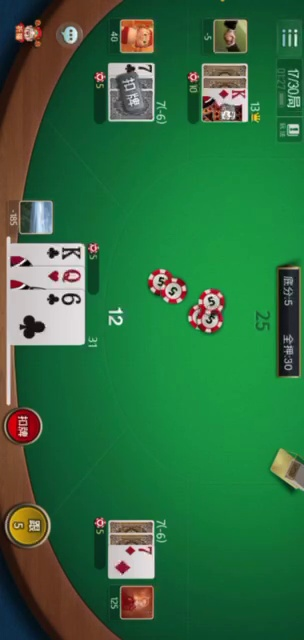
#> input picture std_img.jpg, 304 x 640 px, given in place of origin_new.mp4, which was not available
$ python cards_collector.py
#> lines starting #> are read from the running program, lines starting #| are printed output that depends on the picture; pictures that were not available may be replaced by others from this repository, and a replacement may not be noted
import cv2
import numpy as np
from config import *
import os
import pytesseract

class CardsCollector:
    def __init__(self, video_path="origin.mp4"):
        # Path to your video file
        self.video_path = video_path
        self.monitor_cards_regions = monitor_cards_regions
        self.monitor_stock_regions = monitor_stock_regions
        self.roll_region = roll_region
        self.cards_dict = {}
        self.stock_dict = {}
        self.data_sequence = []

    def template_matching(self, image, template, scale):
        resized_template = cv2.resize(template, (int(template.shape[1] * scale), int(template.shape[0] * scale)))
        match = cv2.matchTemplate(image, resized_template, cv2.TM_CCOEFF_NORMED)
        _, cols = np.where(match >= threshold)
        return cols

    def detect_player_cards(self, frame_region, scale):
        card_match_list = []
        # Load image and template
        for _, file in enumerate(os.listdir(template_dir)):
            template_file = os.path.join(template_dir, file)
            template = cv2.imread(template_file)
            template = cv2.cvtColor(template, cv2.COLOR_BGR2GRAY)
            cols = self.template_matching(frame_region, template, scale)

            for col in cols:
                card_match_list.append([os.path.splitext(file)[0], col])

        card_match_list = sorted(card_match_list, key=lambda x: x[1])
        card_num_list = [t[0] for t in card_match_list]
        print("card_num_list", card_num_list)
        return card_num_list

    def preprocess_image(self, frame_region):
        (h, w) = frame_region.shape[:2]
        gry1 = cv2.resize(frame_region, (w * 2, h * 2))
        thr1 = cv2.threshold(gry1, 0, 255, cv2.THRESH_BINARY_INV + cv2.THRESH_OTSU)[1]
        return thr1

    def detect_player_stock(self, frame_region):
        pytesseract.pytesseract.tesseract_cmd = r'D:\Program Files\Tesseract-OCR\tesseract.exe'
        processed_frame_region = self.preprocess_image(frame_region)
        text = pytesseract.image_to_string(processed_frame_region, lang="eng", config="--psm 6 digits  -c tessedit_use_gpu=1")
        return text

    def update_if_change(self, ind, cur_frame, pre_frame):
        assert isinstance(self.monitor_cards_regions, list)
        cards_changed = False
        stock_changed = False
        # 检查是否更新局数了
        userid, scale, min_y, min_x, max_y, max_x = self.roll_region
        # 只检测其中一部分
        diff = cur_frame[min_x:max_x+1, min_y:max_y+1] - pre_frame[min_x:max_x+1, min_y:max_y+1]
        if not np.all(diff == 0):
            self.cards_dict = {}
            pre_frame = np.zeros_like(cur_frame)

        # 检查牌号更新
        for idx, region in enumerate(self.monitor_cards_regions):
            userid, scale,  min_y, min_x,  max_y, max_x = region
            # 只检测其中一部分
            diff = cur_frame[min_x:max_x+1, min_y:max_y+1] - pre_frame[min_x:max_x+1, min_y:max_y+1]
            if not np.all(diff == 0):
                player_cards = self.detect_player_cards(cur_frame[min_x:max_x+1, min_y:max_y+1], scale)
                # 有时候用户会没事手贱盖住一些牌,或者第一张牌被提示词遮挡无法识别出来的情况
                if userid in self.cards_dict and len(player_cards) > 0:
                    if len(self.cards_dict[userid]) <= len(player_cards):
                        cards_changed = True
                        for cards in player_cards:
                            self.cards_dict[userid].append(cards)
                elif len(player_cards) > 0:
                    self.cards_dict[userid] = player_cards
                    cards_changed = True
        # 检查注码更新
        for idx, region in enumerate(self.monitor_stock_regions):
            userid, scale, min_y, min_x,  max_y, max_x = region
            # 只检测其中一部分
            diff = cur_frame[min_x:max_x+1, min_y:max_y+1] - pre_frame[min_x:max_x+1, min_y:max_y+1]
            if not np.all(diff == 0):
                # player_stock is a digit
                player_stock = self.detect_player_stock(cur_frame[min_x:max_x+1, min_y:max_y+1])
                if player_stock is not None:
                    self.stock_dict[userid] = player_stock
                    stock_changed = True
        if cards_changed:
            self.data_sequence.append(self.cards_dict)
        if stock_changed:
            self.data_sequence.append(self.stock_dict)

    def run_collect(self):
        # Open the video file
        cap = cv2.VideoCapture(self.video_path)
        # Check if the video opened successfully
        if not cap.isOpened():
            print("Error: Could not open video.")
            exit()
        i = 0
        # Loop through the video frames
        while True:
            # Read a frame from the video
            ret, frame = cap.read()
#> frame is the input picture: shape (640, 304, 3); mean B, G, R 64.7, 110, 48
            frame = cv2.cvtColor(frame, cv2.COLOR_BGR2GRAY)
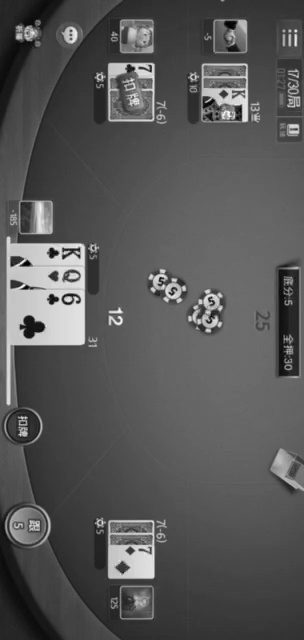
#> frame: shape (640, 304); min 0, max 249, mean 86.3
            if not ret:
                break

            cur_frame = frame
            if i == 0:
                pre_frame = np.zeros_like(cur_frame)
            self.update_if_change(i, cur_frame, pre_frame)
#> in update_if_change, `diff = cur_frame[min_x:max_x+1, min_y:max_y+1] - pre_frame[min_x:max_x..`:
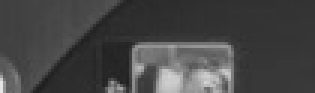
#> diff: shape (31, 105) (shown 3 times larger); min 28, max 229, mean 70
#> in update_if_change, `diff = cur_frame[min_x:max_x+1, min_y:max_y+1] - pre_frame[min_x:max_x..`:
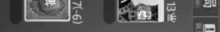
#> diff: shape (32, 220); min 1, max 247, mean 92.5
            pre_frame = cur_frame
            i = i + 1

if __name__ == "__main__":
    cards_collector = CardsCollector(video_path="origin_new.mp4")
#> (the run stopped early here; a loop or call above may not have finished)
